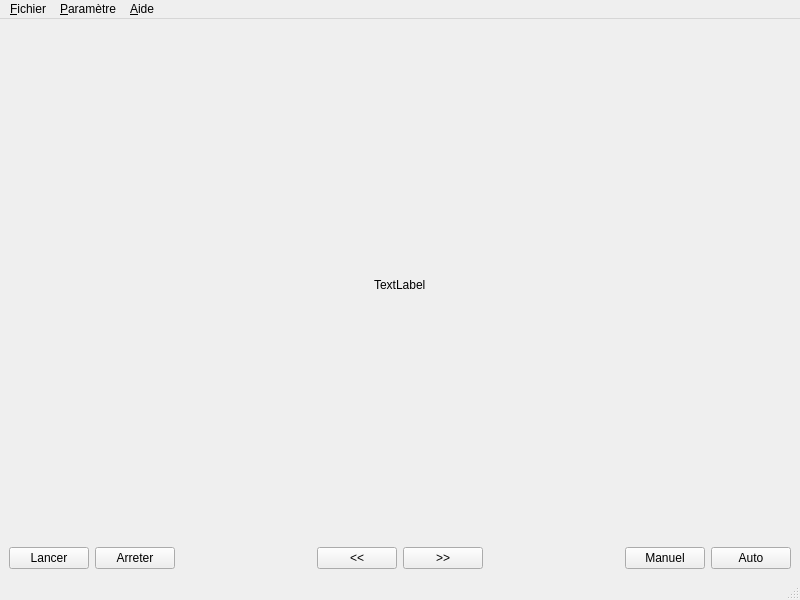
<?xml version="1.0" encoding="UTF-8"?>
<ui version="4.0">
 <class>lecteurvue</class>
 <widget class="QMainWindow" name="lecteurvue">
  <property name="geometry">
   <rect>
    <x>0</x>
    <y>0</y>
    <width>800</width>
    <height>600</height>
   </rect>
  </property>
  <property name="windowTitle">
   <string>Lecteur de diaporama</string>
  </property>
  <widget class="QWidget" name="centralwidget">
   <layout class="QVBoxLayout" name="verticalLayout" stretch="1,0">
    <item>
     <layout class="QHBoxLayout" name="horizontalLayout_3">
      <item>
       <spacer name="horizontalSpacer_3">
        <property name="orientation">
         <enum>Qt::Horizontal</enum>
        </property>
        <property name="sizeHint" stdset="0">
         <size>
          <width>40</width>
          <height>20</height>
         </size>
        </property>
       </spacer>
      </item>
      <item>
       <widget class="QLabel" name="lbImage">
        <property name="text">
         <string>TextLabel</string>
        </property>
       </widget>
      </item>
      <item>
       <spacer name="horizontalSpacer_4">
        <property name="orientation">
         <enum>Qt::Horizontal</enum>
        </property>
        <property name="sizeHint" stdset="0">
         <size>
          <width>40</width>
          <height>20</height>
         </size>
        </property>
       </spacer>
      </item>
     </layout>
    </item>
    <item>
     <layout class="QHBoxLayout" name="horizontalLayout">
      <item>
       <widget class="QPushButton" name="bLancer">
        <property name="text">
         <string>Lancer</string>
        </property>
       </widget>
      </item>
      <item>
       <widget class="QPushButton" name="bArreter">
        <property name="text">
         <string>Arreter</string>
        </property>
       </widget>
      </item>
      <item>
       <spacer name="horizontalSpacer">
        <property name="orientation">
         <enum>Qt::Horizontal</enum>
        </property>
        <property name="sizeHint" stdset="0">
         <size>
          <width>40</width>
          <height>20</height>
         </size>
        </property>
       </spacer>
      </item>
      <item>
       <widget class="QPushButton" name="bPrecedent">
        <property name="text">
         <string>&lt;&lt;</string>
        </property>
       </widget>
      </item>
      <item>
       <widget class="QPushButton" name="bSuivant">
        <property name="text">
         <string>&gt;&gt;</string>
        </property>
       </widget>
      </item>
      <item>
       <spacer name="horizontalSpacer_2">
        <property name="orientation">
         <enum>Qt::Horizontal</enum>
        </property>
        <property name="sizeHint" stdset="0">
         <size>
          <width>40</width>
          <height>20</height>
         </size>
        </property>
       </spacer>
      </item>
      <item>
       <widget class="QPushButton" name="bManuel">
        <property name="text">
         <string>Manuel</string>
        </property>
       </widget>
      </item>
      <item>
       <widget class="QPushButton" name="bAuto">
        <property name="text">
         <string>Auto</string>
        </property>
       </widget>
      </item>
     </layout>
    </item>
   </layout>
  </widget>
  <widget class="QMenuBar" name="menubar">
   <property name="geometry">
    <rect>
     <x>0</x>
     <y>0</y>
     <width>800</width>
     <height>25</height>
    </rect>
   </property>
   <widget class="QMenu" name="menu_Fichier">
    <property name="title">
     <string>&amp;Fichier</string>
    </property>
    <addaction name="actionQuitter"/>
   </widget>
   <widget class="QMenu" name="menu_Param_tre">
    <property name="title">
     <string>&amp;Paramètre</string>
    </property>
    <addaction name="actionCharger_diaporama"/>
    <addaction name="actionEnlever_diaporama"/>
    <addaction name="actionVitesse_de_defilement"/>
   </widget>
   <widget class="QMenu" name="menu_Aide">
    <property name="title">
     <string>&amp;Aide</string>
    </property>
    <addaction name="actionA_propos_de"/>
   </widget>
   <addaction name="menu_Fichier"/>
   <addaction name="menu_Param_tre"/>
   <addaction name="menu_Aide"/>
  </widget>
  <widget class="QStatusBar" name="statusbar"/>
  <action name="actionVitesse_de_defilement">
   <property name="text">
    <string>Vitesse de défilement</string>
   </property>
  </action>
  <action name="actionEnlever_diaporama">
   <property name="text">
    <string>Enlever diaporama</string>
   </property>
  </action>
  <action name="actionCharger_diaporama">
   <property name="text">
    <string>Charger diaporama</string>
   </property>
  </action>
  <action name="actionA_propos_de">
   <property name="text">
    <string>A propos de...</string>
   </property>
  </action>
  <action name="actionQuitter">
   <property name="text">
    <string>Quitter</string>
   </property>
  </action>
 </widget>
 <resources/>
 <connections/>
</ui>
